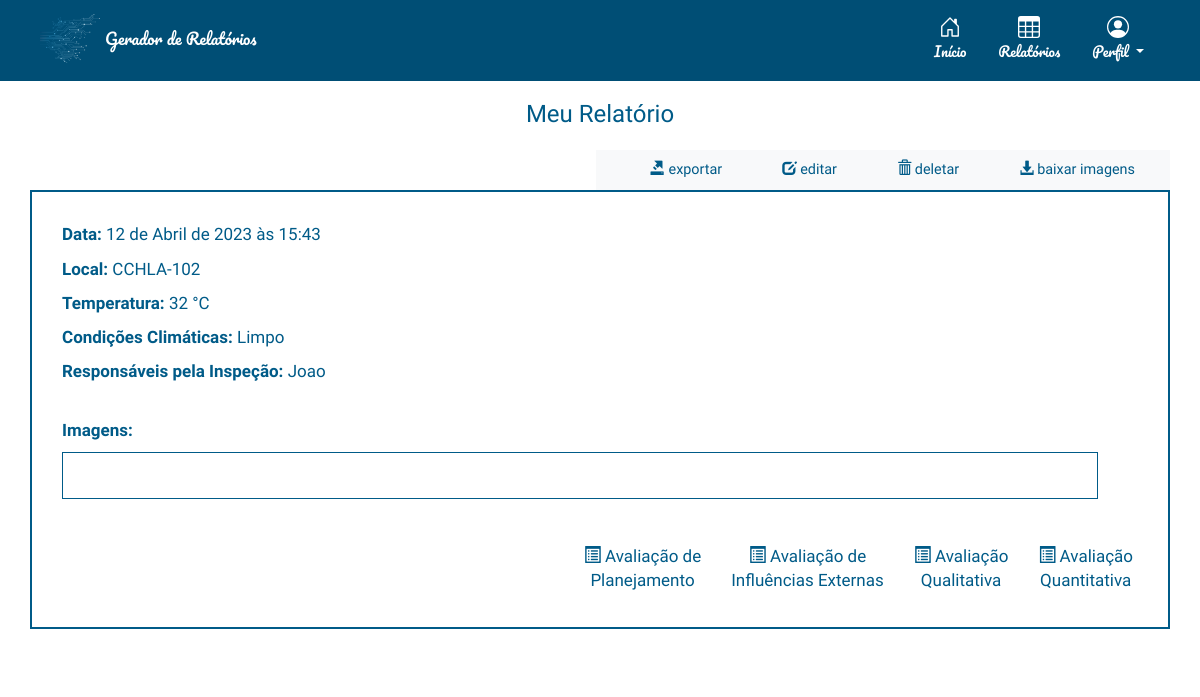
The page /relatorios/relatorio/45/ (signed in) on the database its author committed.
### relatorio/models.py (models this page shows)
class Relatorio(models.Model):
    autor = models.ForeignKey(User, default=None, on_delete=models.CASCADE)
    data = models.DateTimeField()
    local = models.CharField(max_length=255)
    temperatura = models.IntegerField()
    clima = models.CharField(max_length=255)
    responsaveis = models.TextField(blank=True)
    qualiprof = models.CharField(max_length=255, default='')
    riscos = models.CharField(max_length=255, default='[]')
    equipamentos = models.CharField(max_length=255, default='[]')
    sinalizacao = models.CharField(max_length=255, default='[]')
    desligamento = models.CharField(max_length=4, default='')
    integridade = models.CharField(max_length=4, default='')
    dialogo = models.CharField(max_length=4, default='')
    curso_nr = models.CharField(max_length=4, default='')
    conferido = models.CharField(max_length=4, default='')
    delimitar_area = models.CharField(max_length=4, default='')
    auxconces = models.CharField(max_length=4, default='')
    tensao = models.CharField(max_length=4, default='')
    aterramento = models.CharField(max_length=4, default='')
    altura = models.CharField(max_length=4, default='')
    cinto_seg = models.CharField(max_length=4, default='')
    requi_seg = models.CharField(max_length=4, default='')
    reavaliacao = models.CharField(max_length=4, default='')
    tempambiente = models.CharField(max_length=255, default='')
    condambiente = models.CharField(max_length=255, default='')
    altitude = models.CharField(max_length=255, default='')
    presagua = models.CharField(max_length=255, default='')
    pressolidos = models.CharField(max_length=255, default='')
    pressubst = models.CharField(max_length=255, default='')
    solmecanicas = models.CharField(max_length=255, default='')
    presmofo = models.CharField(max_length=255, default='')
    presfauna = models.CharField(max_length=255, default='')
    infleletro = models.CharField(max_length=255, default='')
    radsolar = models.CharField(max_length=255, default='')
    descatm = models.CharField(max_length=255, default='')
    movdoar = models.CharField(max_length=255, default='')
    vento = models.CharField(max_length=255, default='')
    competencia = models.CharField(max_length=255, default='')
    reseletr = models.CharField(max_length=255, default='')
    contpessoas = models.CharField(max_length=255, default='')
    condfuga = models.CharField(max_length=255, default='')
    natmatpr = models.CharField(max_length=255, default='')
    natmatcons = models.CharField(max_length=255, default='')
    classestr = models.CharField(max_length=255, default='')
    documentacao = models.CharField(max_length=255, default='')
    ambientesofreu = models.CharField(max_length=255, default='')
    instalacaoinspecionada = models.CharField(max_length=255, default='')
    linhaseletricasdisp = models.CharField(max_length=255, default='')
    compinstalacao = models.CharField(max_length=255, default='')
    linhaseletricascorr = models.CharField(max_length=255, default='')
    tomadasdeforca = models.CharField(max_length=255, default='')
    qtdesufitomadas = models.CharField(max_length=255, default='')
    instlquadist = models.CharField(max_length=255, default='')
    novoscircuitos = models.CharField(max_length=255, default='')
    advquadist = models.CharField(max_length=255, default='')
    dispprotecaoident = models.CharField(max_length=255, default='')
    protcircuitos = models.CharField(max_length=255, default='')
    barramentoquadist = models.CharField(max_length=255, default='')
    bitola = models.CharField(max_length=255, default='')
    condutident = models.CharField(max_length=255, default='')
    disjundif = models.CharField(max_length=255, default='')
    dispprotecaosurtos = models.CharField(max_length=255, default='')
    servseguranca = models.CharField(max_length=255, default='')
    esqaterramento = models.CharField(max_length=255, default='')
    reservadeenergia = models.CharField(max_length=255, default='')
    fontseguranca = models.CharField(max_length=255, default='')
    paralelismo = models.CharField(max_length=255, default='')
    capbarramento = models.PositiveSmallIntegerField(default=0)
    protgeral = models.PositiveSmallIntegerField(default=0)
    protdr = models.PositiveSmallIntegerField(default=0)
    protdps = models.PositiveSmallIntegerField(default=0)
    vab = models.PositiveSmallIntegerField(default=0)
    van = models.PositiveSmallIntegerField(default=0)
    ia= models.PositiveSmallIntegerField(default=0)
    vbc = models.PositiveSmallIntegerField(default=0)
    vbn = models.PositiveSmallIntegerField(default=0)
    ib= models.PositiveSmallIntegerField(default=0)
    vca = models.PositiveSmallIntegerField(default=0)
    vcn = models.PositiveSmallIntegerField(default=0)
    ic= models.PositiveSmallIntegerField(default=0)
    continuidade = models.CharField(max_length=255, default='')
    resistencia = models.CharField(max_length=255, default='')
    selvpelv = models.CharField(max_length=255, default='')
    verificacao = models.CharField(max_length=255, default='')
    ensaiodetensao = models.CharField(max_length=255, default='')
    ensaiodefunc = models.CharField(max_length=255, default='')

### relatorio/views.py (the view)
# urls.py: path('relatorio/<int:rel_id>/', views.relatorio_visualiza, name="visualiza"),
@login_required(login_url="/accounts/login/")
def relatorio_visualiza(request, rel_id):
    relatorio = Relatorio.objects.get(id=rel_id)
    imagens = Imagens.objects.filter(rel_pai__pk=rel_id)
    now = timezone.now()
    return render(request, 'relatorio/relatorio_visualiza.html', {'relatorio': relatorio, 'imagens':imagens})

### relatorio/templates/relatorio/relatorio_visualiza.html
{% extends 'base_layout.html'%}
{% block content %}
<div id="relatorio-visualiza-wrapper" class="container-fluid">
        <div id="visualiza-wrapper-dois" class="container">
                <h3 style="text-align:center;">Meu Relatório</h3>
                <br>
                <nav id="visualiza-nav" class="nav bg-light">
                        <div class="container-fluid">
                                <ul class="nav align-items-center justify-content-center">
                                        <li class="nav-item active">
                                                <a name="botao-icon" class="nav-link"
                                                        href="{% url 'relatorio:exporta' rel_id=relatorio.id %}">
                                                        <span class="glyphicon glyphicon-export"></span> exportar
                                                </a>
                                        </li>
                                        <li class="nav-item active">
                                                <a name="botao-icon" class="nav-link"
                                                        href="{% url 'relatorio:edita' rel_id=relatorio.id %}">
                                                        <span class="glyphicon glyphicon-edit"></span> editar
                                                </a>
                                        </li>
                                        <li class="nav-item active">
                                                <a name="botao-icon" class="nav-link"
                                                        href="{% url 'relatorio:deleta' rel_id=relatorio.id %}">
                                                        <span class="glyphicon glyphicon-trash"></span> deletar
                                                </a>
                                        </li>
                                        <li class="nav-item active">
                                                <a name="botao-icon" class="nav-link"
                                                        href="{% url 'relatorio:downloadimagens' rel_id=relatorio.id %}">
                                                        <span class="glyphicon glyphicon-download-alt"></span> baixar
                                                        imagens
                                                </a>
                                        </li>
                                </ul>
                        </div>
                </nav>
                <div id="relatorio-visualiza" class="container-fluid">
                        <p><b>Data:</b> {{ relatorio.data }}</p>
                        <p><b>Local:</b> {{ relatorio.local }}</p>
                        <p><b>Temperatura:</b> {{relatorio.temperatura}} °C</p>
                        <p><b>Condições Climáticas:</b> {{relatorio.clima}} </p>
                        <p><b>Responsáveis pela Inspeção:</b> {{ relatorio.responsaveis }}</p>
                        <br>
                        <p><b>Imagens: </b></p>
                        <div class="imagens-container" style="margin:inherit; border:1px solid #005b88; padding: 5px;">
                                {% for imagem in imagens %}
                                <a href="{{ imagem.img.url }}" style="padding: 5px;"><img
                                                src='{{ imagem.img.url }}'></a>
                                {% endfor %}
                        </div>
                        <nav class="nav flex-column flex-sm-row">
                                <a name="botao-icon" class="flex-sm-fill text-sm-center"
                                        href="{% url 'relatorio:addplanejamento' rel_id=relatorio.id %}">
                                        <span class="glyphicon glyphicon-list-alt"></span> Avaliação de<br> Planejamento
                                </a>
                                <a name="botao-icon" class="flex-sm-fill text-sm-center"
                                        href="{% url 'relatorio:addexternas' rel_id=relatorio.id %}">
                                        <span class="glyphicon glyphicon-list-alt"></span> Avaliação de<br> Influências
                                        Externas
                                </a>
                                <a name="botao-icon" class="flex-sm-fill text-sm-center"
                                        href="{% url 'relatorio:addqualitativas' rel_id=relatorio.id %}">
                                        <span class="glyphicon glyphicon-list-alt"></span> Avaliação<br> Qualitativa
                                </a>
                                <a name="botao-icon" class="flex-sm-fill text-sm-center"
                                        href="{% url 'relatorio:addquantitativas' rel_id=relatorio.id %}">
                                        <span class="glyphicon glyphicon-list-alt"></span> Avaliação<br> Quantitativa
                                </a>
                        </nav>
                </div>
        </div>
</div>
{% endblock %}

### assets/styles.css (style rules this page uses)
html, body { padding: 0; margin: 0; height: 120%; }
body { background-color: #ffffff; color: #005b88; font-family: Raleway; font-size: medium; }
.imagens-container { display: flex; flex-wrap: wrap; justify-content: center; align-content: center; gap: 1rem; padding-inline: 0px; }
#relatorio-visualiza-wrapper { display: flex; align-items: center; justify-content: center; justify-self: center; padding-inline: 0px; width: 100%; }
#visualiza-wrapper-dois { padding-inline: 0px; }
#relatorio-visualiza { align-self: center; text-align: center; border: 2px solid #005b88; margin: 40px; margin-top: 0px; margin-left: auto; padding: 30px; font-size: 17px; position: relative; }
#relatorio-visualiza p { word-wrap: break-word; text-align: left; }
h2, h3, h4, h5 { color: #005b88; font-weight: normal; margin: 0; }
a, .dropdown-item { color: #005b88; }
a, a:hover, a:visited { text-decoration: none; }
nav { justify-self: end; }
nav a { display: inline-block; margin-left: 20px; }
.nav-item { padding-inline: 5px; font-size: 90%; }
[name="botao-icon"] { background: none; color: #005b88; cursor: pointer; border-width: 0; justify-self: start; cursor: pointer; padding: 5px; }
@media (min-width: 768px) { body { height: 100%; } }

### rows shown on the page
Relatorio: data "12 de Abril de 2023 às 15:43", local "CCHLA-102", temperatura "32", clima "Limpo", responsaveis "Joao"
